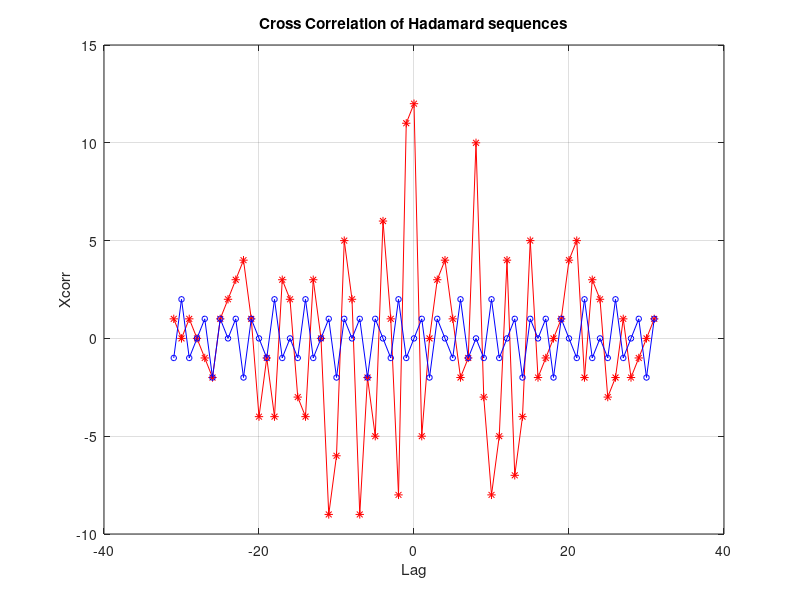

This chart was generated by the following MATLAB code:
% mseq_xcorr
% Examples of cross-correlation of Hadamard and of random codes

clc; clear all;

N=32;
A=randi([0 1],2,N);
d1=2*A(1,:)-1;
d2=2*A(2,:)-1;

[rc,lags]=xcorr(d1,d2);

H=hadamard(N);
h1=H(randi([2 N]),:);
h2=H(randi([2 N]),:);
[hc,lags]=xcorr(h1,h2);

plot(lags,rc,'-*r',lags,hc,'-ob','markersize',4);
title('Cross Correlation of Hadamard sequences');
ylabel('Xcorr');
xlabel('Lag');
grid on;
